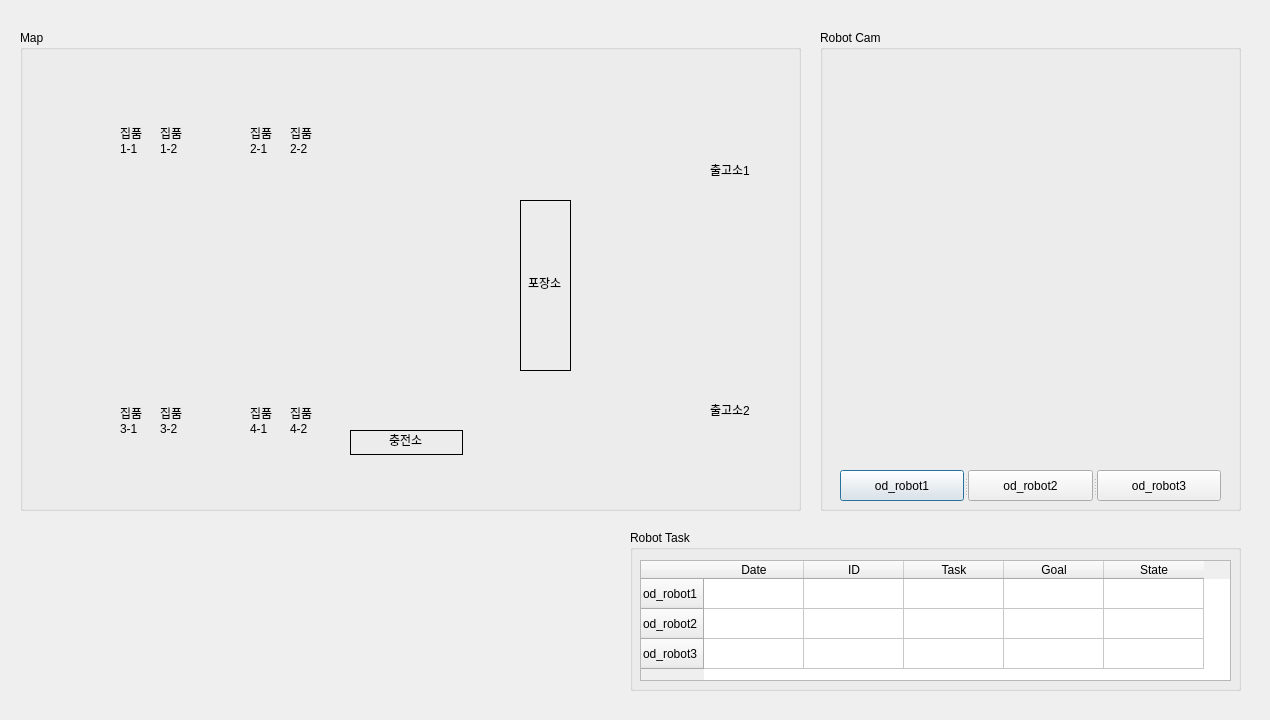
<?xml version="1.0" encoding="UTF-8"?>
<ui version="4.0">
 <class>Dialog</class>
 <widget class="QDialog" name="Dialog">
  <property name="geometry">
   <rect>
    <x>0</x>
    <y>0</y>
    <width>1270</width>
    <height>720</height>
   </rect>
  </property>
  <property name="windowTitle">
   <string>Dialog</string>
  </property>
  <widget class="QGroupBox" name="Task_groupBox4">
   <property name="geometry">
    <rect>
     <x>630</x>
     <y>530</y>
     <width>611</width>
     <height>161</height>
    </rect>
   </property>
   <property name="title">
    <string>Robot Task</string>
   </property>
   <widget class="QTableWidget" name="task_state">
    <property name="geometry">
     <rect>
      <x>10</x>
      <y>30</y>
      <width>591</width>
      <height>121</height>
     </rect>
    </property>
    <row>
     <property name="text">
      <string>od_robot1</string>
     </property>
    </row>
    <row>
     <property name="text">
      <string>od_robot2</string>
     </property>
    </row>
    <row>
     <property name="text">
      <string>od_robot3</string>
     </property>
    </row>
    <column>
     <property name="text">
      <string>Date</string>
     </property>
    </column>
    <column>
     <property name="text">
      <string>ID</string>
     </property>
    </column>
    <column>
     <property name="text">
      <string>Task</string>
     </property>
    </column>
    <column>
     <property name="text">
      <string>Goal</string>
     </property>
    </column>
    <column>
     <property name="text">
      <string>State</string>
     </property>
    </column>
   </widget>
  </widget>
  <widget class="QGroupBox" name="Cam_groupBox2">
   <property name="geometry">
    <rect>
     <x>820</x>
     <y>30</y>
     <width>421</width>
     <height>481</height>
    </rect>
   </property>
   <property name="title">
    <string>Robot Cam</string>
   </property>
   <widget class="QLabel" name="cam_label">
    <property name="geometry">
     <rect>
      <x>10</x>
      <y>30</y>
      <width>400</width>
      <height>400</height>
     </rect>
    </property>
    <property name="text">
     <string/>
    </property>
   </widget>
   <widget class="QSplitter" name="splitter">
    <property name="geometry">
     <rect>
      <x>20</x>
      <y>440</y>
      <width>381</width>
      <height>31</height>
     </rect>
    </property>
    <property name="orientation">
     <enum>Qt::Horizontal</enum>
    </property>
    <widget class="QPushButton" name="cam_btn1">
     <property name="text">
      <string>od_robot1</string>
     </property>
    </widget>
    <widget class="QPushButton" name="cam_btn2">
     <property name="text">
      <string>od_robot2</string>
     </property>
    </widget>
    <widget class="QPushButton" name="cam_btn3">
     <property name="text">
      <string>od_robot3</string>
     </property>
    </widget>
   </widget>
  </widget>
  <widget class="QGroupBox" name="Map_groupBox1">
   <property name="geometry">
    <rect>
     <x>20</x>
     <y>30</y>
     <width>781</width>
     <height>481</height>
    </rect>
   </property>
   <property name="title">
    <string>Map</string>
   </property>
   <widget class="QLabel" name="map">
    <property name="geometry">
     <rect>
      <x>10</x>
      <y>30</y>
      <width>761</width>
      <height>441</height>
     </rect>
    </property>
    <property name="text">
     <string/>
    </property>
   </widget>
   <widget class="QLineEdit" name="lineEdit_1">
    <property name="geometry">
     <rect>
      <x>330</x>
      <y>400</y>
      <width>113</width>
      <height>25</height>
     </rect>
    </property>
    <property name="styleSheet">
     <string notr="true">QLineEdit {
    background: transparent;
    border: 1px solid black;
}
</string>
    </property>
    <property name="text">
     <string>충전소</string>
    </property>
    <property name="alignment">
     <set>Qt::AlignCenter</set>
    </property>
    <property name="clearButtonEnabled">
     <bool>false</bool>
    </property>
   </widget>
   <widget class="QLabel" name="label_1">
    <property name="geometry">
     <rect>
      <x>100</x>
      <y>90</y>
      <width>31</width>
      <height>41</height>
     </rect>
    </property>
    <property name="text">
     <string>&lt;html&gt;&lt;head/&gt;&lt;body&gt;&lt;p&gt;집품&lt;br/&gt;1-1&lt;/p&gt;&lt;/body&gt;&lt;/html&gt;</string>
    </property>
   </widget>
   <widget class="QLabel" name="label_2">
    <property name="geometry">
     <rect>
      <x>140</x>
      <y>90</y>
      <width>31</width>
      <height>41</height>
     </rect>
    </property>
    <property name="text">
     <string>&lt;html&gt;&lt;head/&gt;&lt;body&gt;&lt;p&gt;집품&lt;br/&gt;1-2&lt;/p&gt;&lt;/body&gt;&lt;/html&gt;</string>
    </property>
   </widget>
   <widget class="QLabel" name="label_4">
    <property name="geometry">
     <rect>
      <x>270</x>
      <y>90</y>
      <width>31</width>
      <height>41</height>
     </rect>
    </property>
    <property name="text">
     <string>&lt;html&gt;&lt;head/&gt;&lt;body&gt;&lt;p&gt;집품&lt;br/&gt;2-2&lt;/p&gt;&lt;/body&gt;&lt;/html&gt;</string>
    </property>
   </widget>
   <widget class="QLabel" name="label_3">
    <property name="geometry">
     <rect>
      <x>230</x>
      <y>90</y>
      <width>31</width>
      <height>41</height>
     </rect>
    </property>
    <property name="text">
     <string>&lt;html&gt;&lt;head/&gt;&lt;body&gt;&lt;p&gt;집품&lt;br/&gt;2-1&lt;/p&gt;&lt;/body&gt;&lt;/html&gt;</string>
    </property>
   </widget>
   <widget class="QLabel" name="label_5">
    <property name="geometry">
     <rect>
      <x>100</x>
      <y>370</y>
      <width>31</width>
      <height>41</height>
     </rect>
    </property>
    <property name="text">
     <string>&lt;html&gt;&lt;head/&gt;&lt;body&gt;&lt;p&gt;집품&lt;br/&gt;3-1&lt;/p&gt;&lt;/body&gt;&lt;/html&gt;</string>
    </property>
   </widget>
   <widget class="QLabel" name="label_6">
    <property name="geometry">
     <rect>
      <x>140</x>
      <y>370</y>
      <width>31</width>
      <height>41</height>
     </rect>
    </property>
    <property name="text">
     <string>&lt;html&gt;&lt;head/&gt;&lt;body&gt;&lt;p&gt;집품&lt;br/&gt;3-2&lt;/p&gt;&lt;/body&gt;&lt;/html&gt;</string>
    </property>
   </widget>
   <widget class="QLabel" name="label_7">
    <property name="geometry">
     <rect>
      <x>230</x>
      <y>370</y>
      <width>31</width>
      <height>41</height>
     </rect>
    </property>
    <property name="text">
     <string>&lt;html&gt;&lt;head/&gt;&lt;body&gt;&lt;p&gt;집품&lt;br/&gt;4-1&lt;/p&gt;&lt;/body&gt;&lt;/html&gt;</string>
    </property>
   </widget>
   <widget class="QLabel" name="label_8">
    <property name="geometry">
     <rect>
      <x>270</x>
      <y>370</y>
      <width>31</width>
      <height>41</height>
     </rect>
    </property>
    <property name="text">
     <string>&lt;html&gt;&lt;head/&gt;&lt;body&gt;&lt;p&gt;집품&lt;br/&gt;4-2&lt;/p&gt;&lt;/body&gt;&lt;/html&gt;</string>
    </property>
   </widget>
   <widget class="QLabel" name="label_9">
    <property name="geometry">
     <rect>
      <x>690</x>
      <y>130</y>
      <width>51</width>
      <height>21</height>
     </rect>
    </property>
    <property name="text">
     <string>&lt;html&gt;&lt;head/&gt;&lt;body&gt;&lt;p&gt;출고소1&lt;/p&gt;&lt;/body&gt;&lt;/html&gt;</string>
    </property>
   </widget>
   <widget class="QLabel" name="label_10">
    <property name="geometry">
     <rect>
      <x>690</x>
      <y>370</y>
      <width>51</width>
      <height>21</height>
     </rect>
    </property>
    <property name="text">
     <string>&lt;html&gt;&lt;head/&gt;&lt;body&gt;&lt;p&gt;출고소2&lt;/p&gt;&lt;/body&gt;&lt;/html&gt;</string>
    </property>
   </widget>
   <widget class="QLineEdit" name="lineEdit_2">
    <property name="geometry">
     <rect>
      <x>500</x>
      <y>170</y>
      <width>51</width>
      <height>171</height>
     </rect>
    </property>
    <property name="styleSheet">
     <string notr="true">QLineEdit {
    background: transparent;
    border: 1px solid black;
}
</string>
    </property>
    <property name="text">
     <string>포장소</string>
    </property>
    <property name="alignment">
     <set>Qt::AlignCenter</set>
    </property>
   </widget>
  </widget>
 </widget>
 <resources/>
 <connections/>
</ui>
